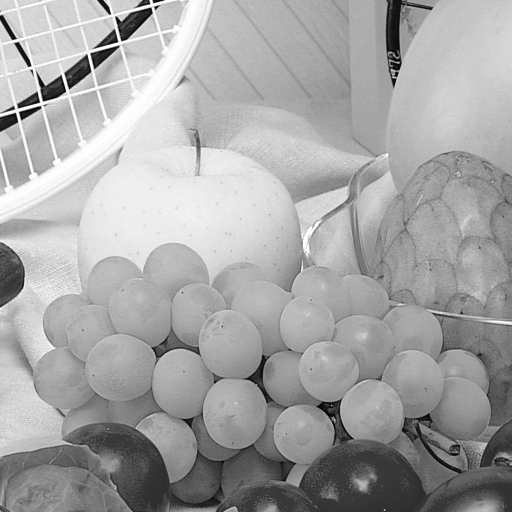
%> input picture ExampleImages/es_1/original.bmp, 512 x 512 px
$ octave --eval "result = attackingFunction(imread('ExampleImages/es_1/original.bmp'));"   (GNU Octave 9; MATLAB toolbox functions it lacks are replaced by stand-ins)
%> lines starting %> are read from the running program, lines starting %| are printed output that depends on the picture
%> in attackingFunction, Iwat is the input picture: size 512x512 uint8; min 0, max 255, mean 164.8
### ATTACKS/test_median.m
function Iatt = test_median(Iw,na,nb)
%> called with na = 3, nb = 4

Iatt = medfilt2(Iw,[na nb]);

### WPSNR.m
function [decibels] = WPSNR(A,B,varargin)

% This function computes WPSNR (weighted peak signal-to-noise ratio) between
% two images. The answer is in decibels (dB).
%
% Using contrast sensitivity function (CSF) to weight spatial frequency
% of error image.
%
% Using: 	WPSNR(A,B)
%
% Written by Ruizhen Liu, http://www.assuredigit.com
A=mat2gray(A,[0 255]);
B=mat2gray(B,[0 255]);


	max2_A = max(max(A));
%> max2_A = 1
	max2_B = max(max(B));
%> max2_B = 1
	min2_A = min(min(A));
%> min2_A = 0
	min2_B = min(min(B));
%> min2_B = 0

	if max2_A > 1 | max2_B > 1 | min2_A < 0 | min2_B < 0
   	error('input matrices must have values in the interval [0,1]')
	end

	e = A - B;
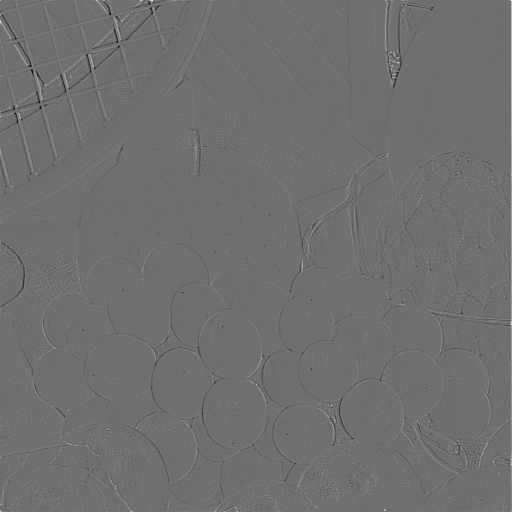
%> e: size 512x512 double; min -0.608, max 0.776, mean 0.000858; drawn with min black and max white
	if nargin<3
%> the run ends on the next line
		fc = csf;	% filter coefficients of CSF
	else
		fc = varargin{1};
	end
	ew = filter2(fc, e);		% filtering error with CSF
	if A == B
   %	error('Images are identical: PSNR has infinite value')
   decibels=1;
    else
	decibels = 20*log10(1/(sqrt(mean(mean(ew.^2)))));
    end;
	%disp(sprintf('WPSNR = +%5.2f dB',decibels))
	%f=decibels;

### attackingFunction.m
function [attackedImage] = attackingFunction(image)

Iwat = image;
wpsnrres = 66;
while wpsnrres > 35
c = randperm(6);
n = c(2);
switch n
    case 1
        Iatt = test_awgn(Iwat, 0.001, 79);
        disp('awgn');
    case 2
        Iatt = test_blur(Iwat, 1.2);
        disp('blur');
    case 3
        Iatt = test_resize(Iwat, 0.66);
        disp('resize');
    case 4
        Iatt = test_jpeg(Iwat, 0.79);
        disp('jpeg');
    case 5
        Iatt = test_median(Iwat,3,4);
        disp('median');
    case 6
        Iatt = test_sharpening(Iwat, 1.1, 0.7);
        disp('sharpening');
end
wpsnrres  = WPSNR(uint8(Iwat),uint8(Iatt));
if wpsnrres > 35
    Itmp = Iatt;
end
end

attackedImage = Itmp;
